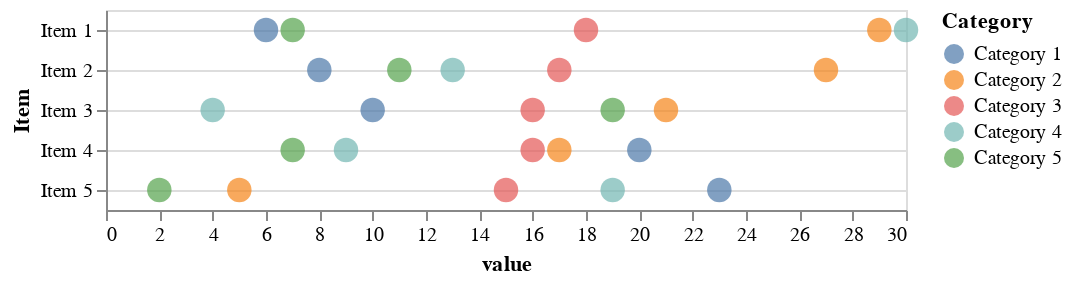

Here is the notebook cell this chart was saved with:
### Markdown cell above
## Dot plot for the same comparison

Another way to give the categories within an item a common baseline is to make a dot plot. This works well as long as there isn't too much value overlap.

- Default is grid lines on continuous scale axes and not on nominal or ordinal, but I want lines along each item to help guide the eye. [Top-level configuration docs](https://altair-viz.github.io/user_guide/configuration.html). 
- We also could have specified the circle size in the `encode()` section with `size = alt.value(150)`.

### Code cell
alt.Chart(df).mark_circle(size=150).encode(
    x = 'value:Q',
    y = 'Item:O',
    color = 'Category:N'
).configure_axisY(
    grid=True
).configure_axisX(
    grid=False
)

### Figure 1 — Vega-Lite specification as saved in the notebook (floating-point values rounded to 4 significant figures)
{"config": {"view": {"continuousWidth": 400, "continuousHeight": 300}, "axisX": {"grid": false}, "axisY": {"grid": true}}, "data": {"name": "data-dcc63c1bd6179d79fcae39778c52b169"}, "mark": {"type": "circle", "size": 150}, "encoding": {"color": {"type": "nominal", "field": "Category"}, "x": {"type": "quantitative", "field": "value"}, "y": {"type": "ordinal", "field": "Item"}}, "$schema": "https://vega.github.io/schema/vega-lite/v4.8.1.json", "datasets": {"data-dcc63c1bd6179d79fcae39778c52b169": [{"Item": "Item 1", "Category": "Category 1", "value": 6}, {"Item": "Item 2", "Category": "Category 1", "value": 8}, {"Item": "Item 3", "Category": "Category 1", "value": 10}, {"Item": "Item 4", "Category": "Category 1", "value": 20}, {"Item": "Item 5", "Category": "Category 1", "value": 23}, {"Item": "Item 1", "Category": "Category 2", "value": 29}, {"Item": "Item 2", "Category": "Category 2", "value": 27}, {"Item": "Item 3", "Category": "Category 2", "value": 21}, {"Item": "Item 4", "Category": "Category 2", "value": 17}, {"Item": "Item 5", "Category": "Category 2", "value": 5}, {"Item": "Item 1", "Category": "Category 3", "value": 18}, {"Item": "Item 2", "Category": "Category 3", "value": 17}, {"Item": "Item 3", "Category": "Category 3", "value": 16}, {"Item": "Item 4", "Category": "Category 3", "value": 16}, {"Item": "Item 5", "Category": "Category 3", "value": 15}, {"Item": "Item 1", "Category": "Category 4", "value": 30}, {"Item": "Item 2", "Category": "Category 4", "value": 13}, {"Item": "Item 3", "Category": "Category 4", "value": 4}, {"Item": "Item 4", "Category": "Category 4", "value": 9}, {"Item": "Item 5", "Category": "Category 4", "value": 19}, {"Item": "Item 1", "Category": "Category 5", "value": 7}, {"Item": "Item 2", "Category": "Category 5", "value": 11}, {"Item": "Item 3", "Category": "Category 5", "value": 19}, {"Item": "Item 4", "Category": "Category 5", "value": 7}, {"Item": "Item 5", "Category": "Category 5", "value": 2}]}}
